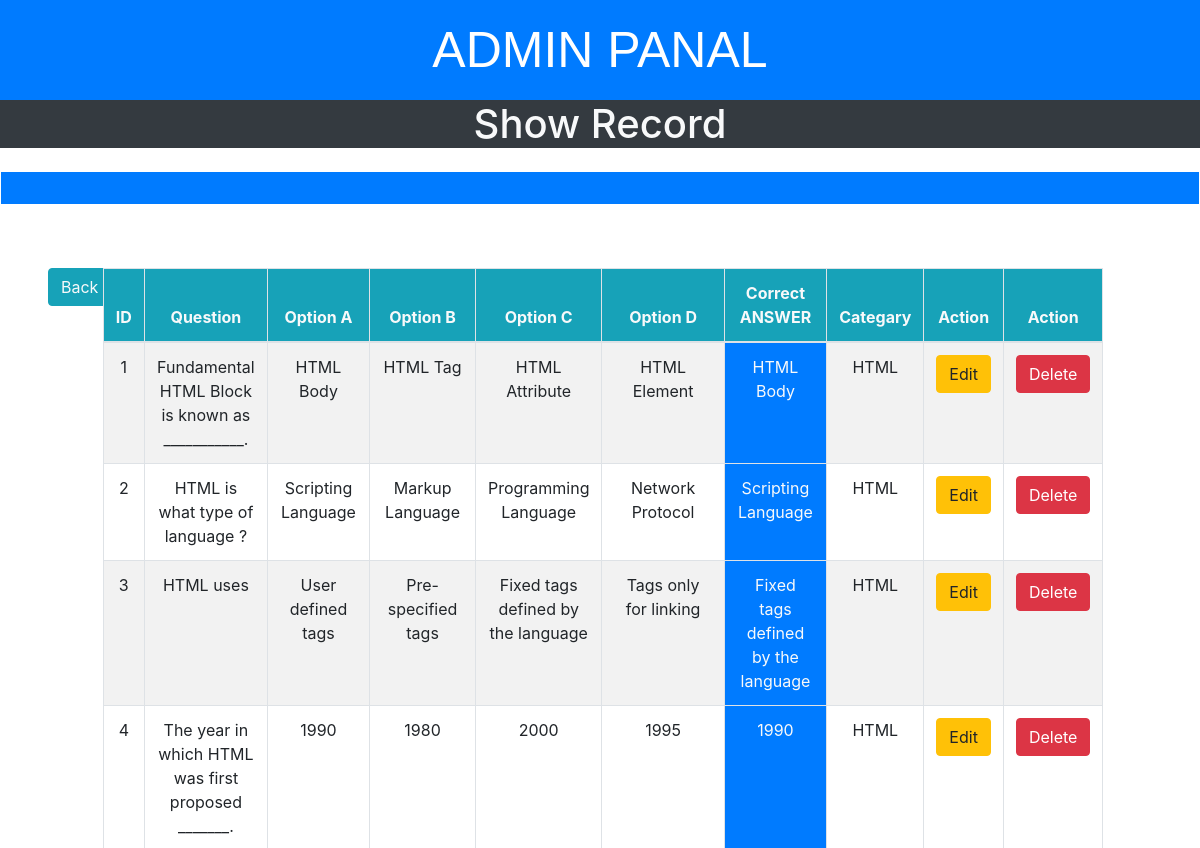
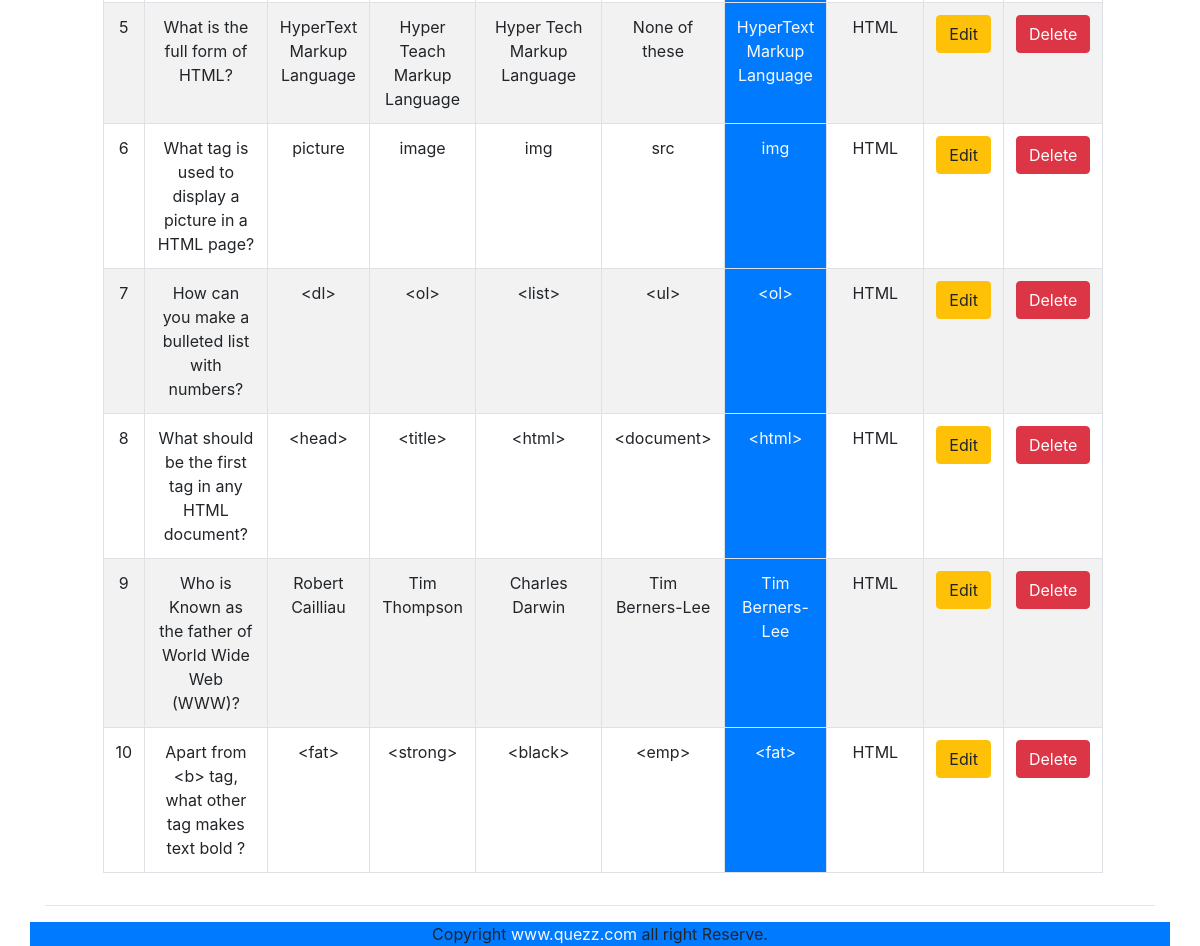
/admin/categary_wise_data.php?categary=1, run on the app's committed database (2 pictures, top to bottom).
### tables this page shows
CREATE TABLE `quez_question` (
  `Question` varchar(200) NOT NULL,
  `Option_a` varchar(50) NOT NULL,
  `Option_b` varchar(50) NOT NULL,
  `Option_c` varchar(50) NOT NULL,
  `Option_d` varchar(50) NOT NULL,
  `Result` varchar(50) NOT NULL,
  `Id` int(11) NOT NULL,
  `categary_id` int(11) NOT NULL
);

CREATE TABLE `categary` (
  `cid` int(11) NOT NULL,
  `categary_name` varchar(30) NOT NULL
);

### admin/categary_wise_data.php (the view, shortened to what this page needs)
<!DOCTYPE html>
<html lang="en">
<head>
    <link rel="stylesheet" href="../css/bootstrap.css">
    <link rel="stylesheet" href="../css/admin.css">
</head>
<body>
    <div class="container-f">
        <div class="row">
            <div class="col text-center bg-primary header">ADMIN PANAL</div>
        </div>
        <div class="row">
            <div class="col bg-dark text-light text-center h1  ">
                           Show Record
            </div>
        </div>
        <div class="row">
            <div class="col bg-primary text-light text-center h1  m-3 p-3 ">
            </div>
        </div>
        <div class="row">
            <div class="col-md-1">
            <button class="btn btn-info mx-5 mt-5 "><a href="showcategary.php" class="text-decoration-none text-light">Back</a></button>
            </div>
            <div class="col-md-10">
            <table class="table table-bordered table-striped mt-5" >
                    <thead class="bg-info text-center text-light">
                        <th>ID</th>
                        <th>Question</th>
                        <th>Option A</th>
                        <th>Option B</th>
                        <th>Option C</th>
                        <th>Option D</th>
                        <th>Correct ANSWER</th>
                        <th> Categary</th>
                        <th> Action</th>
                        <th> Action</th>
                    </thead>
                  <?php
                  if(!isset($_GET['categary'])){
                        echo '<h1>Record Not Found.</h1>';
                  }else{
                        $cid = $_GET['categary'];
                        $conn = mysqli_connect("localhost","root", "", "web_app_db") or die("COnecction Close.");
                        $query = "SELECT * FROM quez_question left join categary ON quez_question.categary_id = categary.cid   WHERE categary_id = {$cid}";
                        $result = mysqli_query($conn,$query) or die("Query failed.");
                        if(mysqli_num_rows($result)>0){
                            while($row = mysqli_fetch_assoc($result)){
                  ?>
                    <tr>
                    <td class="text-center"><?php echo htmlspecialchars($row['Id']); ?></td>
                    <td class="text-center"><?php echo htmlspecialchars($row['Question']); ?></td>
                    <td class="text-center"><?php echo htmlspecialchars($row['Option_a']); ?></td>
                    <td class="text-center"><?php echo htmlspecialchars($row['Option_b']); ?></td>
                    <td class="text-center"><?php echo htmlspecialchars($row['Option_c']); ?></td>
                    <td class="text-center"><?php echo htmlspecialchars($row['Option_d']); ?></td>
                    <td class="text-center bg-primary text-light"><?php echo htmlspecialchars($row['Result']);?></td>
                    <td class="text-center"><?php echo $_SESSION['categaroy'] =  $row['categary_name']; ?></td>
                    <td class="text-center">
                    <a href="edit_question.php?id=<?php echo $row['Id']; ?>"class="text-dark"><div class="btn btn-warning">Edit</div></a>
                    </td>
                    <td class="text-center">
                    <a href="delete_question.php?id=<?php echo $row['Id']; ?>" class="text-dark"> <div class="btn btn-danger">Delete</div></a>
                    </td>
                    </tr>
                   <?php
                 }}} ?>
                </table>
             </div>
            <div class="col-md-1 mt-3 "></div>
        </div>
        <?php  include_once "admin_footer.php" ?>
</body>
</html>

### css/admin.css (style rules this page uses)
.header { height: 100px; color: #fff; font-size: 50px; font-family: 'Gill Sans', sans-serif; line-height: 100px; }

### data on the page
quez_question: Id "1", Question "Fundamental HTML Block is known as ___________.", Option_a "HTML Body", Option_b "HTML Tag", Option_c "HTML Attribute", Option_d "HTML Element", Result "HTML Body", categary.categary_name "HTML"
quez_question: Id "2", Question "HTML is what type of language ?", Option_a "Scripting Language", Option_b "Markup Language", Option_c "Programming Language", Option_d "Network Protocol", Result "Scripting Language", categary.categary_name "HTML"
quez_question: Id "3", Question "HTML uses", Option_a "User defined tags", Option_b "Pre-specified tags", Option_c "Fixed tags defined by the language", Option_d "Tags only for linking", Result "Fixed tags defined by the language", categary.categary_name "HTML"
quez_question: Id "4", Question "The year in which HTML was first proposed _______.", Option_a "1990", Option_b "1980", Option_c "2000", Option_d "1995", Result "1990", categary.categary_name "HTML"
quez_question: Id "5", Question "What is the full form of HTML?", Option_a "HyperText Markup Language", Option_b "Hyper Teach Markup Language", Option_c "Hyper Tech Markup Language", Option_d "None of these", Result "HyperText Markup Language", categary.categary_name "HTML"
quez_question: Id "6", Question "What tag is used to display a picture in a HTML page?", Option_a "picture", Option_b "image", Option_c "img", Option_d "src", Result "img", categary.categary_name "HTML"
quez_question: Id "7", Question "How can you make a bulleted list with numbers?", Option_a "<dl>", Option_b "<ol>", Option_c "<list>", Option_d "<ul>", Result "<ol>", categary.categary_name "HTML"
quez_question: Id "8", Question "What should be the first tag in any HTML document?", Option_a "<head>", Option_b "<title>", Option_c "<html>", Option_d "<document>", Result "<html>", categary.categary_name "HTML"
quez_question: Id "9", Question "Who is Known as the father of World Wide Web (WWW)?", Option_a "Robert Cailliau", Option_b "Tim Thompson", Option_c "Charles Darwin", Option_d "Tim Berners-Lee", Result "Tim Berners-Lee", categary.categary_name "HTML"
quez_question: Id "10", Question "Apart from <b> tag, what other tag makes text bold ?", Option_a "<fat>", Option_b "<strong>", Option_c "<black>", Option_d "<emp>", Result "<fat>", categary.categary_name "HTML"
